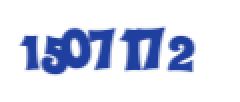
#> input picture captcha_temp.png, 120 x 51 px (shown 2 times larger)
$ python -i image_processor.py   (imports and definitions only)
#> lines starting #> are read from the running program, lines starting #| are printed output that depends on the picture; after the words box and inside, x2 and y2 are one past the last pixel; in counts of white or black regions, pixels touching at a corner belong together
import os
from PIL import Image

def preprocess_captcha(image_path):
#> called with image_path = '../captcha_temp.png'
    try:
        img = Image.open(image_path).convert('L') # Оттенки серого
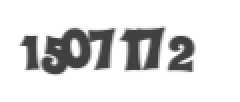
#> img: PIL image 120x51 L (shown 2 times larger); min 65, max 255, mean 221.8

        # Увеличиваем картинку в 2 раза для точности Tesseract
        img = img.resize((img.width * 2, img.height * 2), Image.Resampling.LANCZOS)
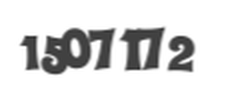
#> img: PIL image 240x102 L; min 39, max 255, mean 221.6

        # Превращаем серый шум в идеально белый фон
        img = img.point(lambda x: 0 if x < 140 else 255, '1')
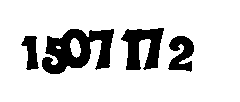
#> img: PIL image 240x102 1; 83.8% white; 4 black regions, box (x1, y1, x2, y2) and area: (42, 29, 114, 74) 1922, (121, 28, 164, 70) 1102, (168, 36, 194, 72) 590, (21, 36, 39, 70) 356

        processed_path = "captcha_processed.png"
        img.save(processed_path)
        return processed_path
    except Exception as e:
        print(f"⚠️ Предупреждение при обработке картинки: {e}")
        return image_path

>>> result = preprocess_captcha('../captcha_temp.png')
